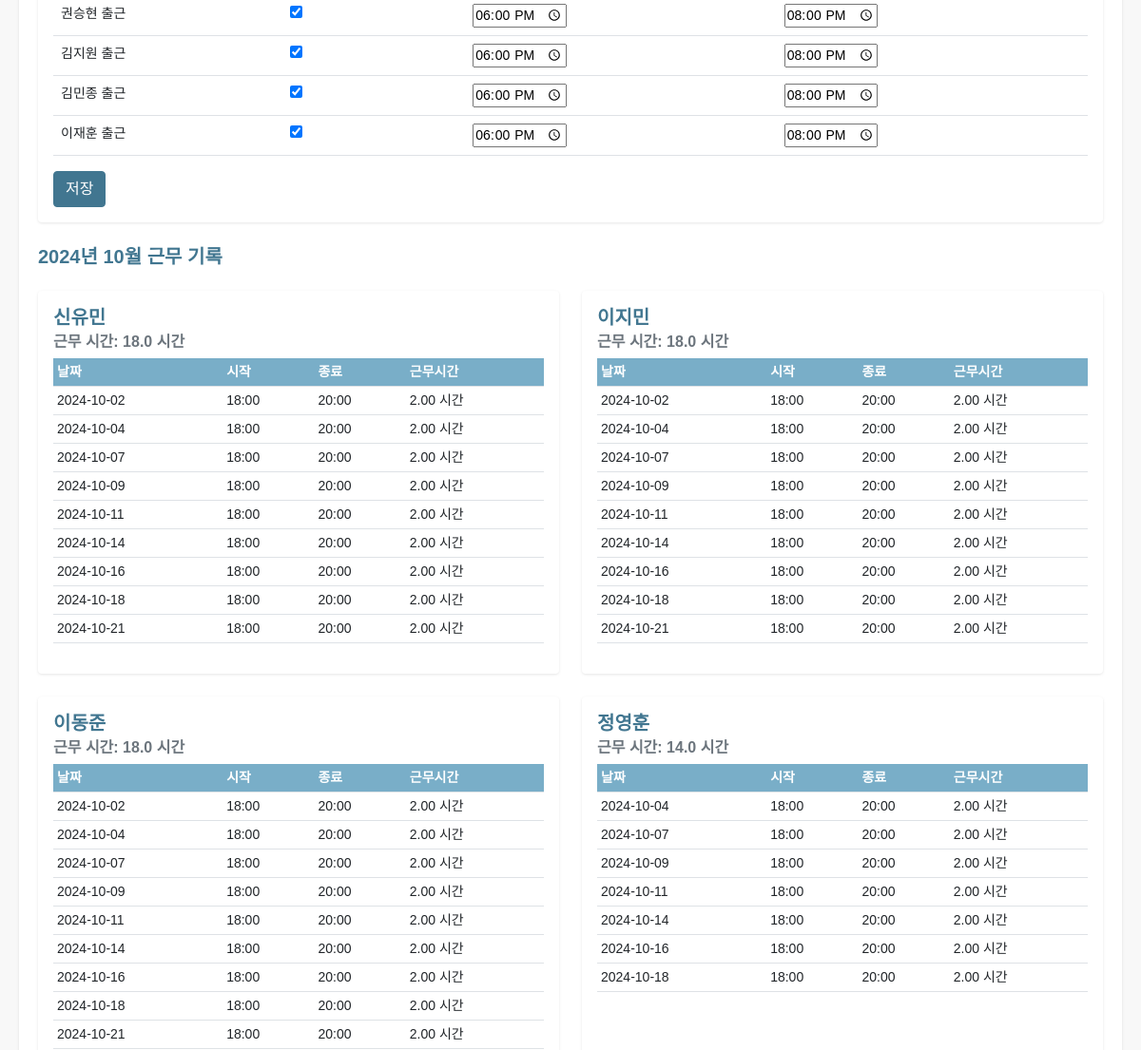
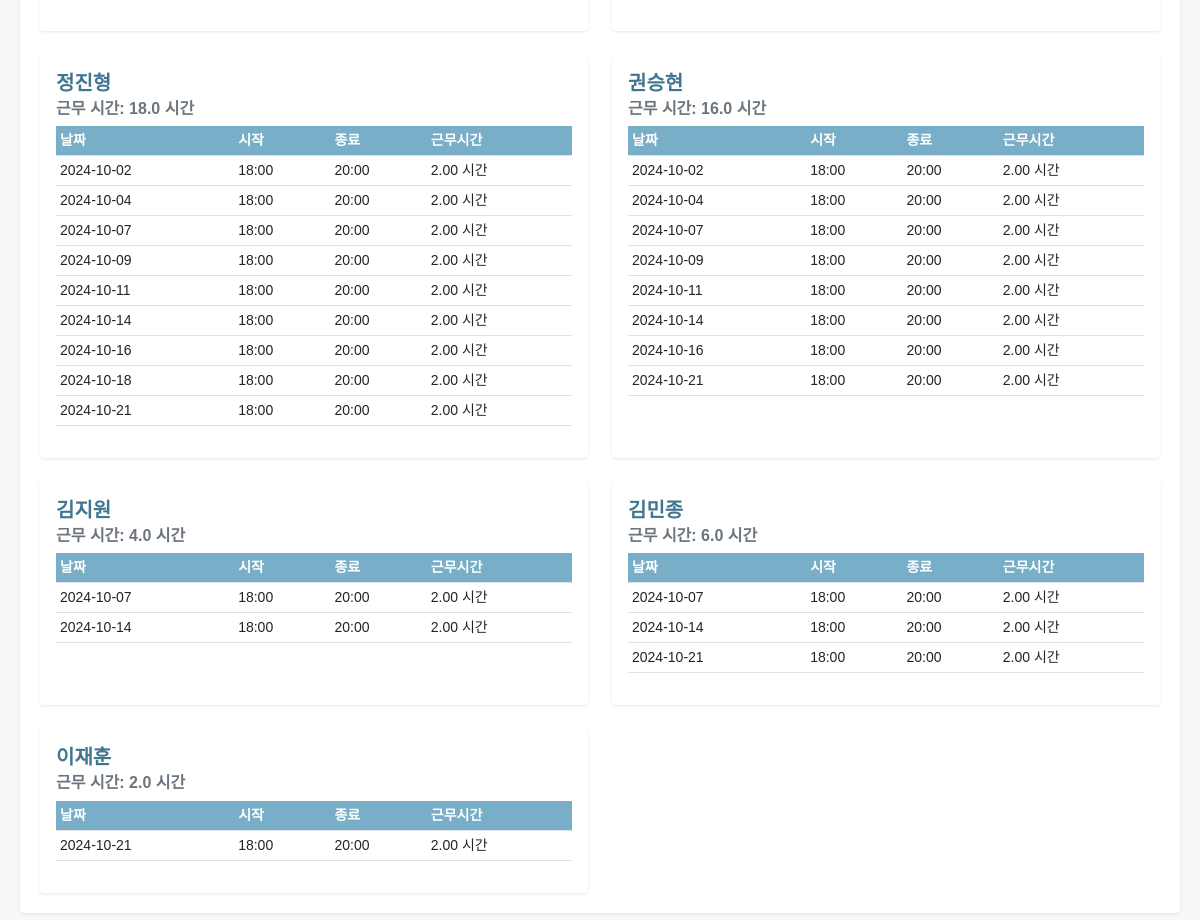
The app's page /teachers/attendance/create/ (signed in, lower part), older data (2 pictures, top to bottom).
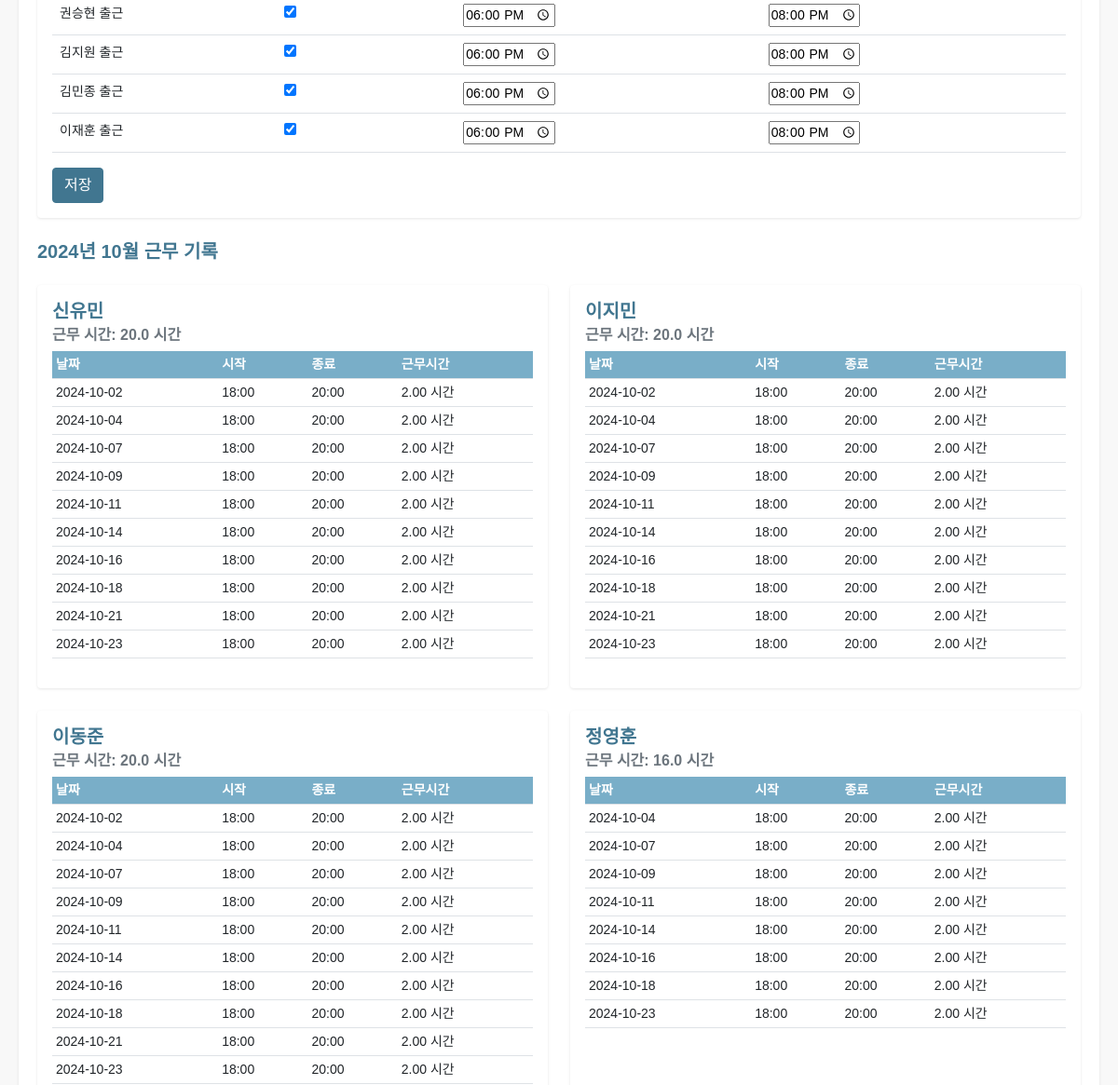
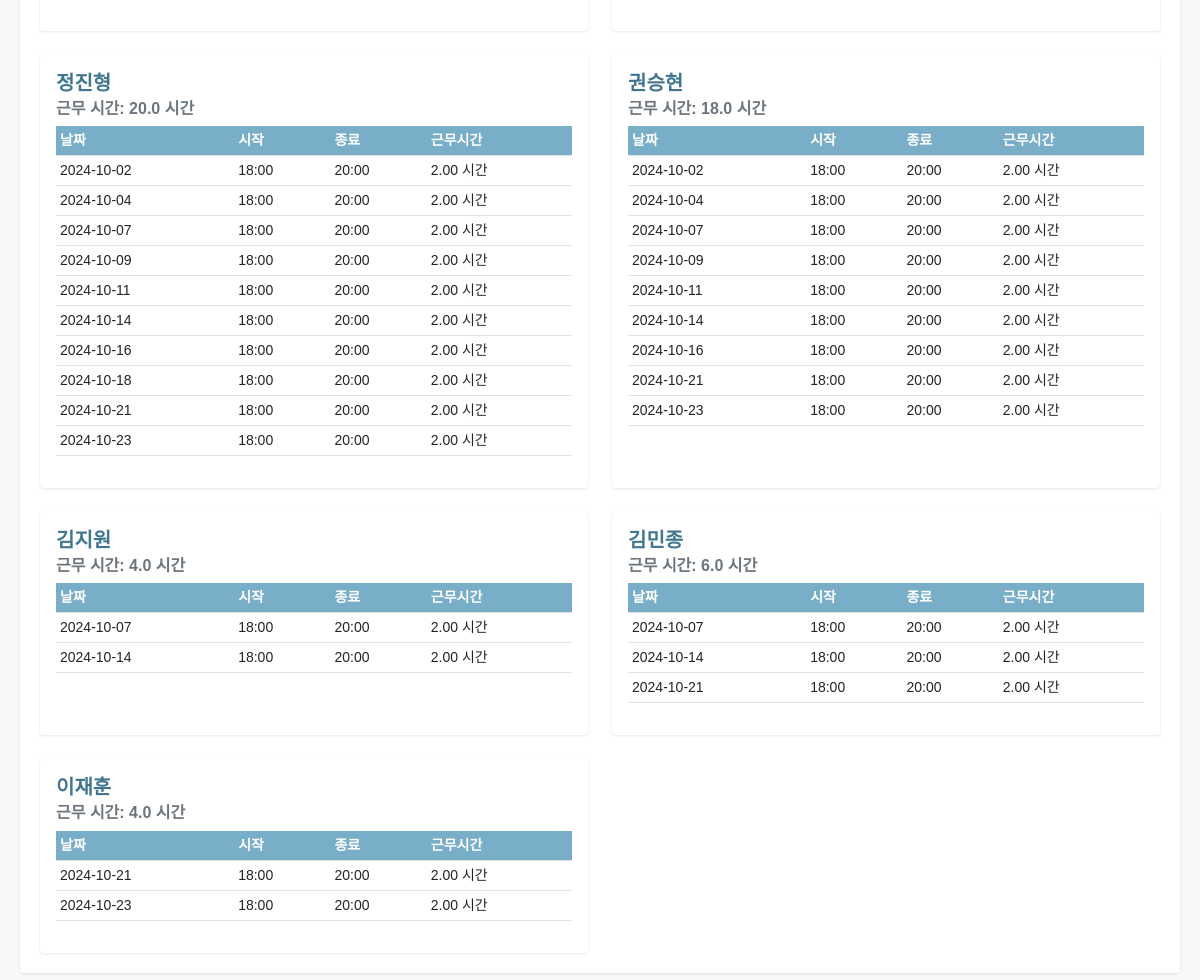
The same page, newer data (2 pictures, top to bottom).
### teachers/models.py (models this page shows, shortened)
class Teacher(models.Model):
    GENDER_CHOICES = [
        ('M', '남'),
        ('F', '여'),
    ]
    name = models.CharField(max_length=100, verbose_name='이름')
    phone_number = models.CharField(
        max_length=11,
        validators=[validate_phone_number],
        blank=True,
        null=True,
        verbose_name='전화번호'
    )
    email = models.EmailField(blank=True, null=True, verbose_name='이메일')
    gender = models.CharField(max_length=1, choices=GENDER_CHOICES, blank=True, null=True, verbose_name='성별')
    hire_date = models.DateField(blank=True, null=True, verbose_name='입사일')
    resignation_date = models.DateField(null=True, blank=True, verbose_name='퇴사일')
    bank = models.ForeignKey('common.Bank', on_delete=models.SET_NULL, blank=True, null=True, verbose_name='거래은행')
    account_number = models.CharField(max_length=20, blank=True, null=True, verbose_name='급여계좌')
    base_salary = models.IntegerField(blank=True, null=True, verbose_name='급여기준', default=15000)
    additional_salary = models.IntegerField(blank=True, null=True, verbose_name='추가급여', default=0)
    other_info = models.TextField(blank=True, null=True, verbose_name='기타')
    is_active = models.BooleanField(default=True, verbose_name="재직 중")
    extra_field1 = models.CharField(max_length=100, blank=True, null=True, verbose_name='예비1')
    extra_field2 = models.CharField(max_length=100, blank=True, null=True, verbose_name='예비2')
    extra_field3 = models.CharField(max_length=100, blank=True, null=True, verbose_name='예비3')
    extra_field4 = models.CharField(max_length=100, blank=True, null=True, verbose_name='예비4')
    class Meta:
        verbose_name = '교사'
        verbose_name_plural = '교사'

class Attendance(models.Model):
    teacher = models.ForeignKey(Teacher, on_delete=models.CASCADE, verbose_name='교사')
    date = models.DateField(default=timezone.now, verbose_name='날짜')
    is_present = models.BooleanField(default=True, verbose_name='출근')
    start_time = models.TimeField(null=True, blank=True, verbose_name='근무 시작 시간')
    end_time = models.TimeField(null=True, blank=True, verbose_name='근무 종료 시간')
    class Meta:
        unique_together = ['teacher', 'date']
        verbose_name = '출근기록'
        verbose_name_plural = '출근기록'

### teachers/views.py (the view, shortened to what this page needs)
# urls.py: path('attendance/create/', views.AttendanceCreateView.as_view(), name='attendance_create'),
class AttendanceCreateView(LoginRequiredMixin, View):
    def get(self, request):
        teachers = Teacher.objects.filter(is_active=True)
        form = BulkAttendanceForm(teachers=teachers)
        current_date = timezone.now().date()
        month_start = current_date.replace(day=1)
        month_end = (month_start + timedelta(days=32)).replace(day=1) - timedelta(days=1)
        monthly_records = Attendance.objects.filter(date__range=[month_start, month_end]).order_by('teacher', 'date')
        teacher_records = {}
        for record in monthly_records:
            if record.teacher not in teacher_records:
                teacher_records[record.teacher] = {'records': [], 'total_hours': 0}
            if record.start_time and record.end_time:
                start_datetime = timezone.make_aware(timezone.datetime.combine(record.date, record.start_time))
                end_datetime = timezone.make_aware(timezone.datetime.combine(record.date, record.end_time))
                work_hours = (end_datetime - start_datetime).total_seconds() / 3600
                record.work_hours = round(work_hours, 2)
                teacher_records[record.teacher]['total_hours'] += record.work_hours
            else:
                record.work_hours = None
            teacher_records[record.teacher]['records'].append(record)
        context = {
            'form': form,
            'teacher_records': teacher_records,
            'current_month': current_date.strftime('%Y년 %m월')
        }
        return render(request, 'teachers/attendance_form.html', context)

### teachers/forms.py
class BulkAttendanceForm(forms.Form):
    date = forms.DateField(widget=forms.DateInput(attrs={'type': 'date'}), initial=timezone.now)
    def __init__(self, *args, **kwargs):
        teachers = kwargs.pop('teachers', None)
        super().__init__(*args, **kwargs)
        if teachers:
            for teacher in teachers:
                self.fields[f'is_present_{teacher.id}'] = forms.BooleanField(required=False, initial=True, label=f'{teacher.name} 출근')
                self.fields[f'start_time_{teacher.id}'] = forms.TimeField(
                    widget=forms.TimeInput(attrs={'type': 'time'}),
                    initial=timezone.now().replace(hour=18, minute=0, second=0).time(),
                    required=False,
                    label=f'{teacher.name} 시작 시간'
                )
                self.fields[f'end_time_{teacher.id}'] = forms.TimeField(
                    widget=forms.TimeInput(attrs={'type': 'time'}),
                    initial=timezone.now().replace(hour=20, minute=0, second=0).time(),
                    required=False,
                    label=f'{teacher.name} 종료 시간'
                )

### templates/teachers/attendance_form.html (shortened to what this page needs)
{% extends 'base.html' %}
{% load crispy_forms_tags %}
{% block content %}
<div class="card mb-4">
    <div class="card-body">
        <form method="post" class="needs-validation" novalidate>
            <table class="table">
                <tbody>
                    {% for field in form %}
                        {% if field.name != 'date' %}
                            {% if 'is_present' in field.name %}
                                <tr>
                                    <td>{{ field.label }}</td>
                                    <td>{{ field }}</td>
                            {% elif 'start_time' in field.name %}
                                    <td>{{ field }}</td>
                            {% elif 'end_time' in field.name %}
                                    <td>{{ field }}</td>
                                </tr>
                            {% endif %}
                        {% endif %}
                    {% endfor %}
                </tbody>
            </table>
            <button type="submit" class="btn btn-primary">저장</button>
        </form>
    </div>
</div>
<h5 class="mb-4">{{ current_month }} 근무 기록</h5>
<div class="row row-cols-1 row-cols-md-2 g-4">
    {% for teacher, data in teacher_records.items %}
        <div class="col">
            <div class="card h-100">
                <div class="card-body">
                    <h5 class="card-title">{{ teacher.name }}</h5>
                    <h6 class="card-subtitle mb-2 text-muted">근무 시간: {{ data.total_hours|floatformat:1 }} 시간</h6>
                    <div class="table-responsive">
                        <table class="table table-sm">
                            <thead>
                                <tr>
                                    <th>날짜</th>
                                    <th>시작</th>
                                    <th>종료</th>
                                    <th>근무시간</th>
                                </tr>
                            </thead>
                            <tbody>
                                {% for record in data.records %}
                                    <tr>
                                        <td>{{ record.date|date:"Y-m-d" }}</td>
                                        <td>{{ record.start_time|time:"H:i" }}</td>
                                        <td>{{ record.end_time|time:"H:i" }}</td>
                                        <td>
                                            {% if record.work_hours is not None %}
                                                {{ record.work_hours|floatformat:2 }} 시간
                                            {% else %}
                                                -
                                            {% endif %}
                                        </td>
                                    </tr>
                                {% endfor %}
                            </tbody>
                        </table>
                    </div>
                </div>
            </div>
        </div>
    {% endfor %}
</div>
{% endblock %}

Row changes from the older to the newer data that the page shows:
computed for Teacher "신유민": total_hours "18.0" → "20.0"
added Attendance: date "2024-10-23", start_time "18:00", end_time "20:00", work_hours "2.00", shown under Teacher "신유민"
computed for Teacher "이지민": total_hours "18.0" → "20.0"
added Attendance: date "2024-10-23", start_time "18:00", end_time "20:00", work_hours "2.00", shown under Teacher "이지민"
computed for Teacher "이동준": total_hours "18.0" → "20.0"
added Attendance: date "2024-10-23", start_time "18:00", end_time "20:00", work_hours "2.00", shown under Teacher "이동준"
computed for Teacher "정영훈": total_hours "14.0" → "16.0"
added Attendance: date "2024-10-23", start_time "18:00", end_time "20:00", work_hours "2.00", shown under Teacher "정영훈"
computed for Teacher "정진형": total_hours "18.0" → "20.0"
added Attendance: date "2024-10-23", start_time "18:00", end_time "20:00", work_hours "2.00", shown under Teacher "정진형"
computed for Teacher "권승현": total_hours "16.0" → "18.0"
added Attendance: date "2024-10-23", start_time "18:00", end_time "20:00", work_hours "2.00", shown under Teacher "권승현"
computed for Teacher "이재훈": total_hours "2.0" → "4.0"
added Attendance: date "2024-10-23", start_time "18:00", end_time "20:00", work_hours "2.00", shown under Teacher "이재훈"
